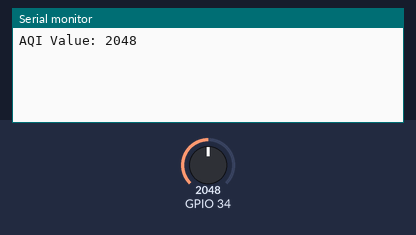
Bench run of a sketch on a simulated ESP32. Parts: the last lines printed to the serial monitor. The test bench sets the inputs (shaded band); at power-on: GPIO 34 = 2048. The modem accepts every AT command (registered, SIM ready, sends succeed) and sends nothing else.

Above: at 6.2 s.
6.3 s: GPIO 34 set to 2866
At 8.4 s:
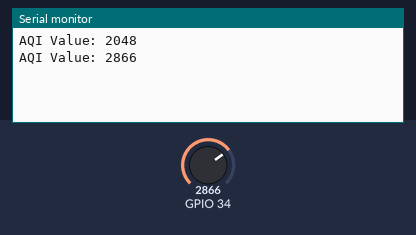
8.9 s: GPIO 34 set to 3603
At 9.9 s:
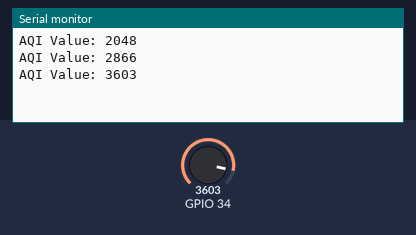
Timing chart, 0 to 11.9 s (numbered marks = the images above; inputs shaded):
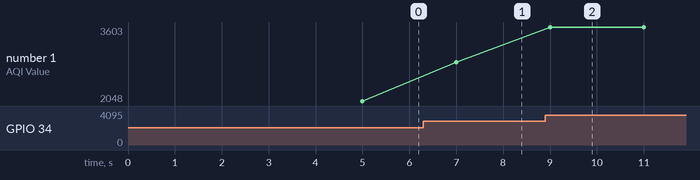

The sketch:

main.ino
```cpp
#include "config.h"
#include "aqi_sensor.h"
#include "gsm_module.h"

unsigned long lastAlert = 0;

void setup() {
  Serial.begin(9600);
  initSensor();
  initGSM();
}

void loop() {
  int airValue = readAQI();

  Serial.print("AQI Value: ");
  Serial.println(airValue);

  if (airValue > AQI_THRESHOLD && millis() - lastAlert > SMS_COOLDOWN) {
    sendSMS("ALERT! Poor Air Quality. AQI Value: " + String(airValue));
    lastAlert = millis();
  }

  delay(2000);
}
```

aqi_sensor.cpp
```cpp
#include <Arduino.h>
#include "config.h"

void initSensor() {
  pinMode(AIR_SENSOR, INPUT);
}

int readAQI() {
  return analogRead(AIR_SENSOR);
}
```

gsm_module.cpp
```cpp
#include <Arduino.h>
#include "config.h"

HardwareSerial sim800(2);

void initGSM() {
  sim800.begin(9600, SERIAL_8N1, RXD2, TXD2);
  delay(3000);
  sim800.println("AT");
  delay(1000);
  sim800.println("AT+CMGF=1");
  delay(1000);
}

void sendSMS(String message) {
  sim800.print("AT+CMGS=\"");
  sim800.print(PHONE_NUMBER);
  sim800.println("\"");
  delay(1000);
  sim800.print(message);
  delay(500);
  sim800.write(26);
  delay(5000);
}
```

Measured:
- after the input at 6.3 s, the serial monitor: prints a new line after 0.70 s (image 1)
- after the input at 8.9 s, the serial monitor: prints a new line after 0.10 s (image 2)
- plotted number 1: 2048 → 2866 after the input at 6.3 s, 2866 → 3603 after the input at 8.9 s
